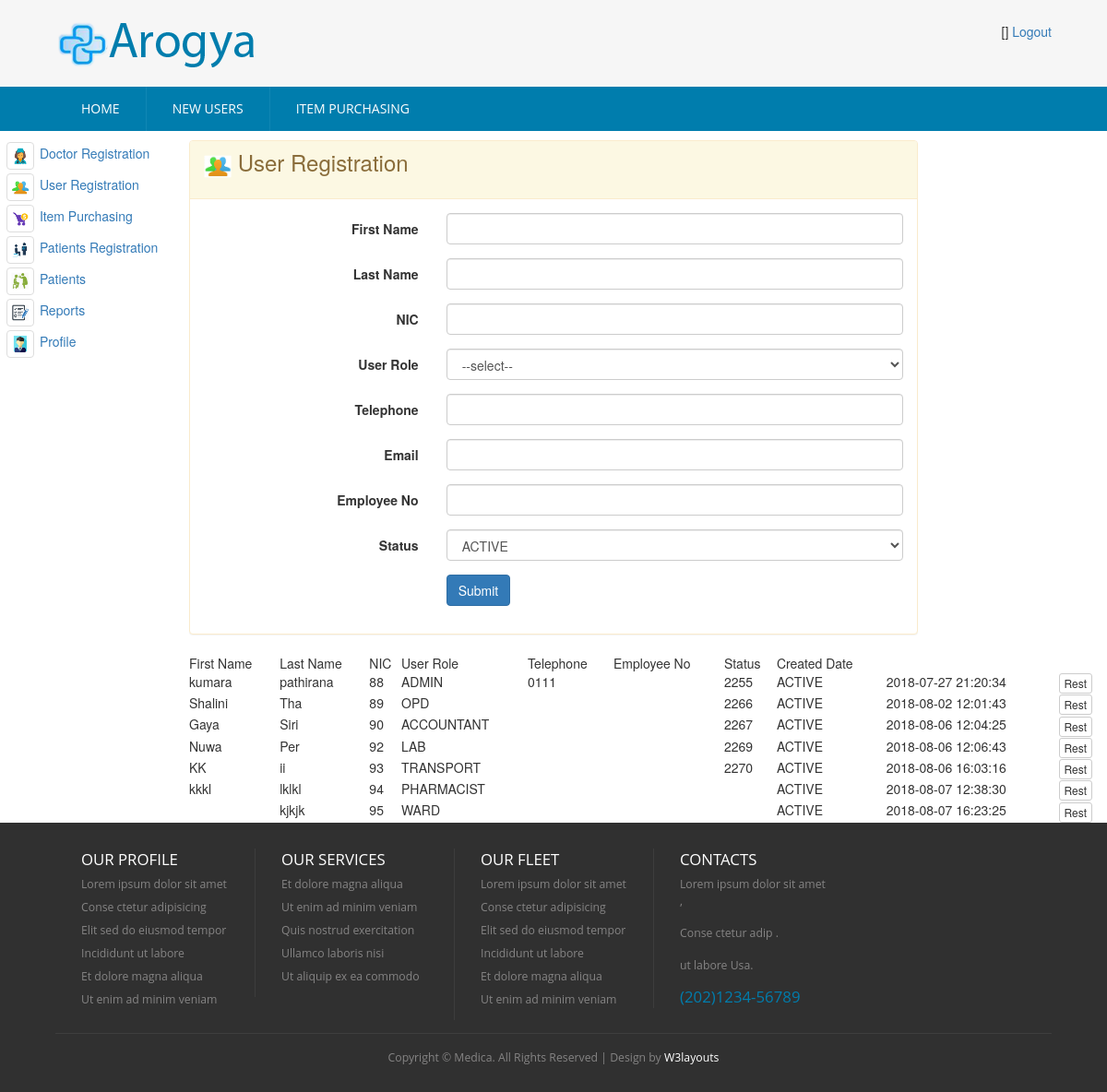
Before: /index.php/admin_controller/loadUserRegistration with the older database file.
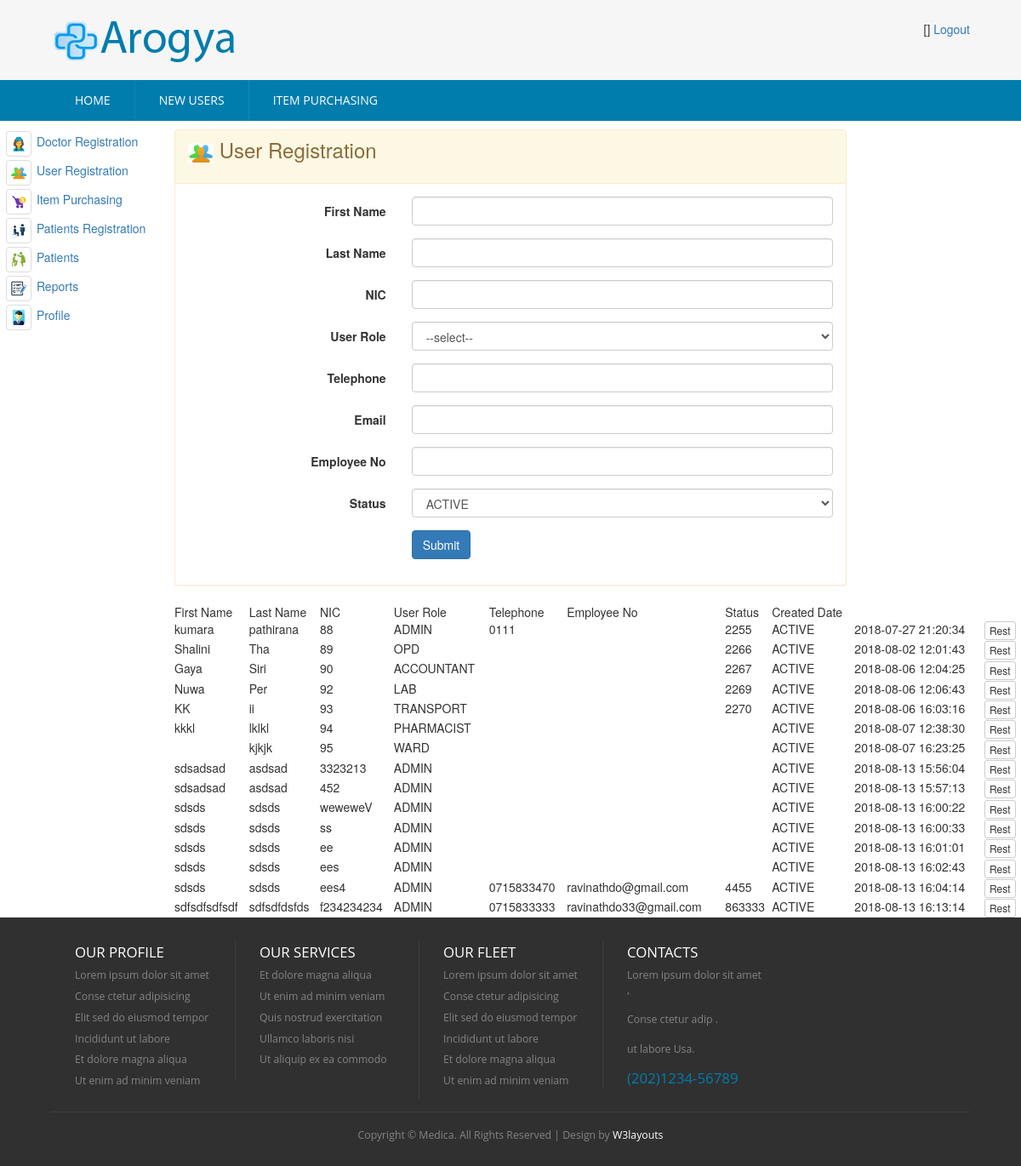
After: the same page with the newer database file.
### tables this page shows
CREATE TABLE `hms_user` (
  `id` int(5) NOT NULL AUTO_INCREMENT,
  `first_name` varchar(100) DEFAULT NULL,
  `last_name` varchar(100) DEFAULT NULL,
  `nic` varchar(12) DEFAULT NULL,
  `pword` text DEFAULT NULL,
  `user_role` varchar(20) DEFAULT NULL,
  `telephone` varchar(20) DEFAULT NULL,
  `email` varchar(100) DEFAULT NULL,
  `empno` varchar(10) DEFAULT NULL,
  `status_code` varchar(20) DEFAULT NULL,
  `created_date` timestamp NOT NULL DEFAULT current_timestamp(),
  `created_user` int(5) DEFAULT NULL,
  PRIMARY KEY (`id`),
  UNIQUE KEY `NewIndex1` (`nic`)
);

### application/controllers/Admin_Controller.php (called while the page is built, shortened)
<?php
class Admin_Controller extends CI_Controller {
    public function loadUserRegistration() {
        $this->load->model(array('User'));
        $user = new User();
        $data['msg'] = '';
        $data['userList'] = $user->get();
        $this->load->view('admin/admin-user-registration', $data);
    }
}

### index.php (called while the page is built, shortened)
<?php
require_once BASEPATH.'core/CodeIgniter.php';

### application/core/my_model.php (called while the page is built, shortened)
<?php
class MY_Model extends CI_Model{
    public function get($limit=0,$offset = 0) {
        if($limit){
            $query = $this->db->get($this::DB_TABLE,$limit,$offset);
        }else{
            $query = $this->db->get($this::DB_TABLE);
        }
        $ret_val = array();
        foreach ($query->result() as $row) {
            $model = new $class;
            $model->populate($row);
            $ret_val[$row->{$this::DB_TABLE_PK}] = $model;
        }
        return $ret_val;
    }
}

### application/views/admin/admin-user-registration.php (the view, shortened to what the rows shown need)
<!DOCTYPE HTML>
<html>
    <head>
        <link href="<?php echo base_url('css/style.css'); ?>" rel="stylesheet" type="text/css"  media="all" />
        <link href="<?php echo base_url('css/bootstrap.css'); ?>" rel="stylesheet" type="text/css"/>
        <link rel="stylesheet" href="<?php echo base_url('css/responsiveslides.css') ?>">
    </head>
    <body>
        <div class="content">
            <div class="row">
                <div class="col-md-10">
                    <table id="example" class="display" cellspacing="0" width="100%">
                        <thead>
                            <tr>
                                <th>First Name</th>
                                <th>Last Name</th>
                                <th>NIC</th>
                                <th>User Role</th>
                                <th>Telephone</th>
                                <th>Employee No</th>
                                <th>Status</th>
                                <th>Created Date</th>
                                <th></th>
                                <th></th>
                            </tr>
                        </thead>
                        <tbody>
                            <?php
                            foreach ($userList as $value) {
                                ?>
                                <tr>
                                    <td><?= $value->first_name ?></td>
                                    <td><?= $value->last_name ?></td>
                                    <td><?= $value->nic ?></td>
                                    <td><?= $value->user_role?></td>
                                    <td><?= $value->telephone?></td>
                                    <td><?= $value->email?></td>
                                    <td><?= $value->empno ?></td>
                                    <td><?= $value->status_code ?></td>
                                    <td><?= $value->created_date ?></td>
                                    <td>
                                        <a href="" class="btn btn-default btn-xs" >Rest</a>
                                    </td>
                                    <?php
                                }
                                ?>
                            </tr>
                        </tbody>
                    </table>
                    <link href="<?= base_url('css/jquery.dataTables.min.css') ?>" rel="stylesheet" type="text/css"/>
                </div>
            </div>
        </div>
    </body>
</html>

Changed rows visible on the page:
added hms_user: first_name "sdsadsad", last_name "asdsad", nic "3323213", user_role "ADMIN", status_code "ACTIVE", created_date "2018-08-13 15:56:04"
added hms_user: first_name "sdsadsad", last_name "asdsad", nic "452", user_role "ADMIN", status_code "ACTIVE", created_date "2018-08-13 15:57:13"
added hms_user: first_name "sdsds", last_name "sdsds", nic "weweweV", user_role "ADMIN", status_code "ACTIVE", created_date "2018-08-13 16:00:22"
added hms_user: first_name "sdsds", last_name "sdsds", nic "ss", user_role "ADMIN", status_code "ACTIVE", created_date "2018-08-13 16:00:33"
added hms_user: first_name "sdsds", last_name "sdsds", nic "ee", user_role "ADMIN", status_code "ACTIVE", created_date "2018-08-13 16:01:01"
added hms_user: first_name "sdsds", last_name "sdsds", nic "ees", user_role "ADMIN", status_code "ACTIVE", created_date "2018-08-13 16:02:43"
added hms_user: first_name "sdsds", last_name "sdsds", nic "ees4", user_role "ADMIN", telephone "0715833470", email "ravinathdo@gmail.com", empno "4455", status_code "ACTIVE", created_date "2018-08-13 16:04:14"
added hms_user: first_name "sdfsdfsdfsdf", last_name "sdfsdfdsfds", nic "f234234234", user_role "ADMIN", telephone "0715833333", email "ravinathdo33@gmail.com", empno "863333", status_code "ACTIVE", created_date "2018-08-13 16:13:14"
